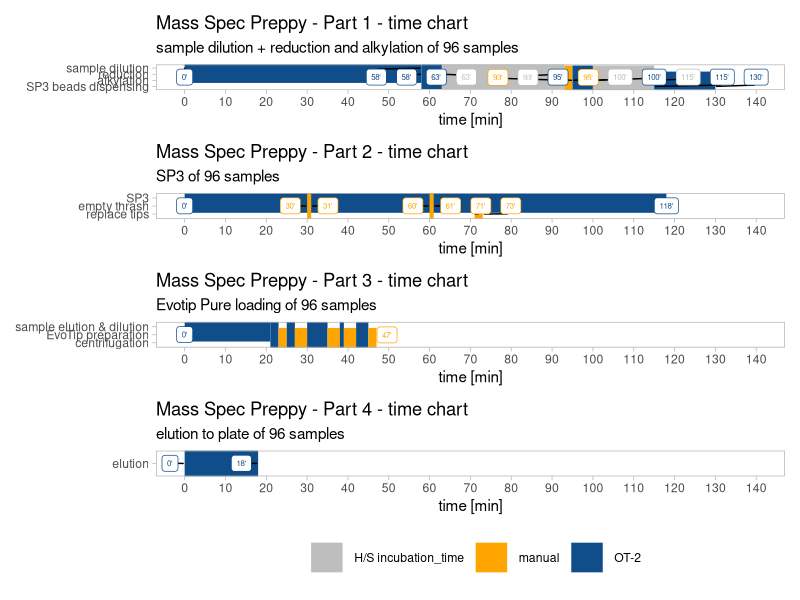
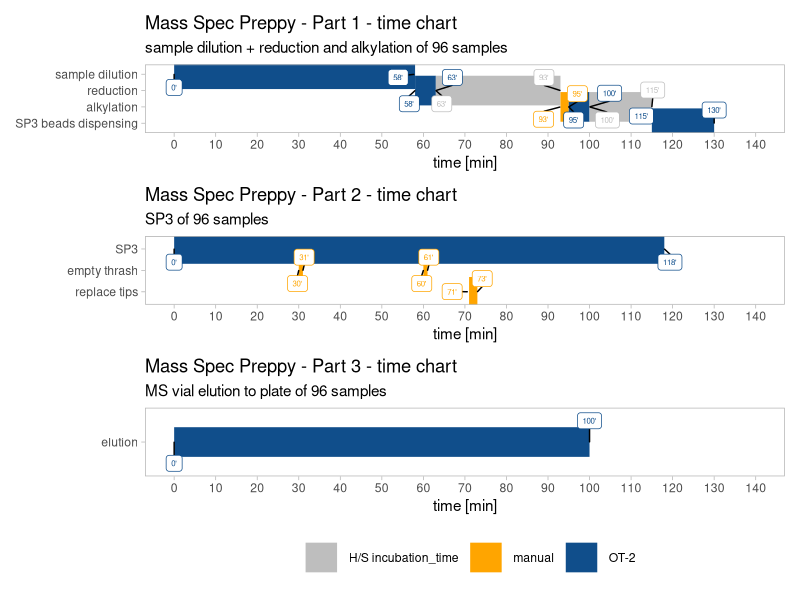

The R source for these figures, in order:
library(tidyverse)
library(ggrepel)
library(patchwork)


#colors
manual_colors <-  c("OT-2" = "dodgerblue4","manual"= "orange","H/S incubation_time" = "grey")


#part1
part1<- tribble(~item, ~activity,~manual_OT_2,~start,~end,
        1,"sample dilution","OT-2",0,58,
        2,"reduction","OT-2",58,63,
        3,"reduction","H/S incubation_time",63,93,
        4,"alkylation","manual",93,95,
        6,"alkylation","OT-2",95,100,
        8,"alkylation","H/S incubation_time",100,115,
        9,"SP3 beads dispensing","OT-2",115,130
        )


# part2
part2<- tribble(~item, ~activity,~manual_OT_2,~start,~end,
                1,"SP3","OT-2",0,118,
                2,"empty thrash","manual",30,31,
                3,"empty thrash","manual",60,61,
                4,"replace tips","manual",71,73
)


# part3 EvoTip
part3_EvoTip<- tribble(~item, ~activity,~manual_OT_2,~start,~end,
                1,"sample elution & dilution","OT-2",0,21,#sample prep
                2,"EvoTip preparation","OT-2",21,23,#Solvent B
                3,"centrifugation","manual",23,25,
                4,"EvoTip preparation","OT-2",25,27,#Solvent A
                5,"centrifugation","manual",27,30,
                6,"EvoTip preparation","OT-2",30,35,#sample loading
                7,"centrifugation","manual",35,38,
                8,"EvoTip preparation","OT-2",38,39,#Solvent A
                9,"centrifugation","manual",39,42,
                10,"EvoTip preparation","OT-2",42,45,#Solvent A
                11,"centrifugation","manual",45,47
)


# part4 post Evotip elution
part4_EvoTip<- tribble(~item, ~activity,~manual_OT_2,~start,~end,
                1,"elution","OT-2",0,18
)

# part3 MSvial
part3_MSvial<- tribble(~item, ~activity,~manual_OT_2,~start,~end,
                       1,"elution","OT-2",0,100
)


# tidy data ---------------------------------------------------------------
  
#tidy part1
part1_fact <- unique(part1$activity)
part1_tidy <- part1 %>% 
  pivot_longer(c("start","end"),names_to = "start_end",values_to = "minutes") %>% 
  mutate(activity = factor(activity,levels = rev(part1_fact)))

#tidy part2
part2_fact <- unique(part2$activity)
part2_tidy <- part2 %>% 
  pivot_longer(c("start","end"),names_to = "start_end",values_to = "minutes") %>% 
  mutate(activity = factor(activity,levels = rev(part2_fact)))

#tidy part3 EvoTip
part3_EvoTip_fact <- unique(part3_EvoTip$activity)
part3_EvoTip_tidy <- part3_EvoTip %>% 
  pivot_longer(c("start","end"),names_to = "start_end",values_to = "minutes") %>% 
  mutate(activity = factor(activity,levels = rev(part3_EvoTip_fact)))

#tidy part4
part4_EvoTip_fact <- unique(part4_EvoTip$activity)
part4_EvoTip_tidy <- part4_EvoTip %>% 
  pivot_longer(c("start","end"),names_to = "start_end",values_to = "minutes") %>% 
  mutate(activity = factor(activity,levels = rev(part4_EvoTip_fact)))


#tidy part3 MSvial
part3_MSvial_fact <- unique(part3_MSvial$activity)
part3_MSvial_tidy <- part3_MSvial %>% 
  pivot_longer(c("start","end"),names_to = "start_end",values_to = "minutes") %>% 
  mutate(activity = factor(activity,levels = rev(part3_MSvial_fact)))


# plots -------------------------------------------------------------------

part1_plot<- ggplot(part1_tidy, aes(minutes, activity, color = manual_OT_2, group=item)) +
  geom_line(size = 10) +
  labs(x="time [min]",color="", y=NULL, title="Mass Spec Preppy - Part 1 - time chart", subtitle = "sample dilution + reduction and alkylation of 96 samples")+
  theme_light()+
  theme(panel.grid = element_blank())+
  scale_x_continuous(breaks = seq(0,140,10))+
  scale_color_manual(values = manual_colors)+
  geom_label_repel(mapping = aes(label = paste(minutes,"'",sep="")),size = 2,
                   nudge_y = rep(c(-0.5,0.5),nrow(part1_tidy)/2),show.legend = F,segment.color = "black",min.segment.length = 0.01)+
  #theme(legend.position = "bottom")+
  coord_cartesian(xlim = c(0,140))


part2_plot<- ggplot(part2_tidy, aes(minutes, activity, color = manual_OT_2, group=item)) +
  geom_line(size = 10) +
  labs(x="time [min]", y=NULL,color="", title="Mass Spec Preppy - Part 2 - time chart", subtitle = "SP3 of 96 samples")+
  theme_light()+
  theme(panel.grid = element_blank())+
  scale_x_continuous(breaks = seq(0,140,10))+
  scale_color_manual(values = manual_colors)+
  geom_label_repel(mapping = aes(label = paste(minutes,"'",sep="")),size = 2,
                   nudge_y = rep(c(-0.5,0.5),nrow(part2_tidy)/2),show.legend = F,segment.color = "black",min.segment.length = 0.01)+
  #theme(legend.position = "bottom")+
  coord_cartesian(xlim = c(0,140))+
  guides(color = "none")


part3_EvoTip_plot<- ggplot(part3_EvoTip_tidy, aes(minutes, activity, color = manual_OT_2, group=item)) +
  geom_line(size = 10) +
  labs(x="time [min]", y=NULL,color="", title="Mass Spec Preppy - Part 3 - time chart", subtitle = "Evotip Pure loading of 96 samples")+
  theme_light()+
  theme(panel.grid = element_blank())+
  scale_x_continuous(breaks = seq(0,140,10))+
  scale_color_manual(values = manual_colors)+
  geom_label_repel(mapping = aes(label = paste(minutes,"'",sep="")),size = 2,
                   nudge_y = rep(c(-0.5,0.5),nrow(part3_EvoTip_tidy)/2),show.legend = F,segment.color = "black",min.segment.length = 0.01)+
  #theme(legend.position = "bottom")+
  coord_cartesian(xlim = c(0,140))+
  guides(color = "none")

part4_EvoTip_plot<- ggplot(part4_EvoTip_tidy, aes(minutes, activity, color = manual_OT_2, group=item)) +
  geom_line(size = 10) +
  labs(x="time [min]", color = "", y=NULL, title="Mass Spec Preppy - Part 4 - time chart", subtitle = "elution to plate of 96 samples")+
  theme_light()+
  theme(panel.grid = element_blank())+
  scale_x_continuous(breaks = seq(0,140,10))+
  scale_color_manual(values = manual_colors)+
  geom_label_repel(mapping = aes(label = paste(minutes,"'",sep="")),size = 2,
                   nudge_y = rep(c(-0.5,0.5),nrow(part4_EvoTip_tidy)/2),show.legend = F,segment.color = "black",min.segment.length = 0.01)+
  #theme(legend.position = "bottom")+
  coord_cartesian(xlim = c(0,140))+
  guides(color = "none")

part3_MSvial_plot<- ggplot(part3_MSvial_tidy, aes(minutes, activity, color = manual_OT_2, group=item)) +
  geom_line(size = 10) +
  labs(x="time [min]", color = "", y=NULL, title="Mass Spec Preppy - Part 3 - time chart", subtitle = "MS vial elution to plate of 96 samples")+
  theme_light()+
  theme(panel.grid = element_blank())+
  scale_x_continuous(breaks = seq(0,140,10))+
  scale_color_manual(values = manual_colors)+
  geom_label_repel(mapping = aes(label = paste(minutes,"'",sep="")),size = 2,
                   nudge_y = rep(c(-0.5,0.5),nrow(part3_MSvial_tidy)/2),show.legend = F,segment.color = "black",min.segment.length = 0.01)+
  #theme(legend.position = "bottom")+
  coord_cartesian(xlim = c(0,140))+
  guides(color = "none")



# combine charts ----------------------------------------------------------



evotip_timechart_OT2<- (part1_plot/
                          part2_plot/
                          part3_EvoTip_plot/
                          part4_EvoTip_plot)+
                            plot_layout(guides = "collect") & theme(legend.position = 'bottom')
                          
ggsave(plot = evotip_timechart_OT2,filename = "www/OT2_Evotip_timechart.png",device = "png",width = 11,height = 9)

MSvial_timechart_OT2<- part1_plot/
                        part2_plot/
                        part3_MSvial_plot+
                        plot_layout(guides = "collect") & theme(legend.position = 'bottom')
ggsave(plot = MSvial_timechart_OT2,filename = "www/OT2_MSvial_timechart.png",device = "png",width = 11,height = 7)
